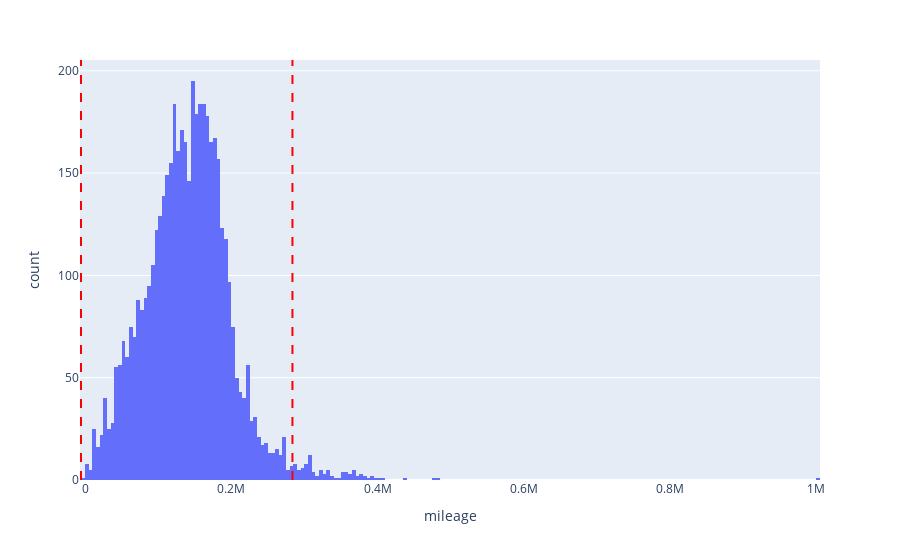

Source (notebook cell):
### Code cell
#IQR pour les distributions asymétriques
Q1 = pricing_df['mileage'].quantile(0.25)
Q3 = pricing_df['mileage'].quantile(0.75)
IQR = Q3 - Q1

# Bornes
lower_bound = Q1 - 1.5 * IQR
upper_bound = Q3 + 1.5 * IQR

print(f"Outliers min : {lower_bound}, Outliers max : {upper_bound}")

# Histogramme
fig = px.histogram(pricing_df, x="mileage")

# Lignes limites
fig.add_vline(x=lower_bound, line_dash='dash', line_color='red')
fig.add_vline(x=upper_bound, line_dash='dash', line_color='red')

fig.show()

### Figure 1 — Plotly figure (JSON) as saved in the notebook; plotly's stock layout.template omitted (floating-point values rounded to 4 significant figures; data arrays with more than 128 entries replaced by an {"elided": "..."} marker saying what was removed)
{"data": [{"bingroup": "x", "hovertemplate": "mileage=%{x}<br>count=%{y}<extra></extra>", "legendgroup": "", "marker": {"color": "#636efa", "pattern": {"shape": ""}}, "name": "", "orientation": "v", "showlegend": false, "type": "histogram", "x": {"elided": "4843 int values"}, "xaxis": "x", "yaxis": "y"}], "layout": {"barmode": "relative", "legend": {"tracegroupgap": 0}, "margin": {"t": 60}, "shapes": [{"line": {"color": "red", "dash": "dash"}, "type": "line", "x0": -5510.0, "x1": -5510.0, "xref": "x", "y0": 0, "y1": 1, "yref": "y domain"}, {"line": {"color": "red", "dash": "dash"}, "type": "line", "x0": 283600.0, "x1": 283600.0, "xref": "x", "y0": 0, "y1": 1, "yref": "y domain"}], "xaxis": {"anchor": "y", "domain": [0, 1], "title": {"text": "mileage"}}, "yaxis": {"anchor": "x", "domain": [0, 1], "title": {"text": "count"}}}}
